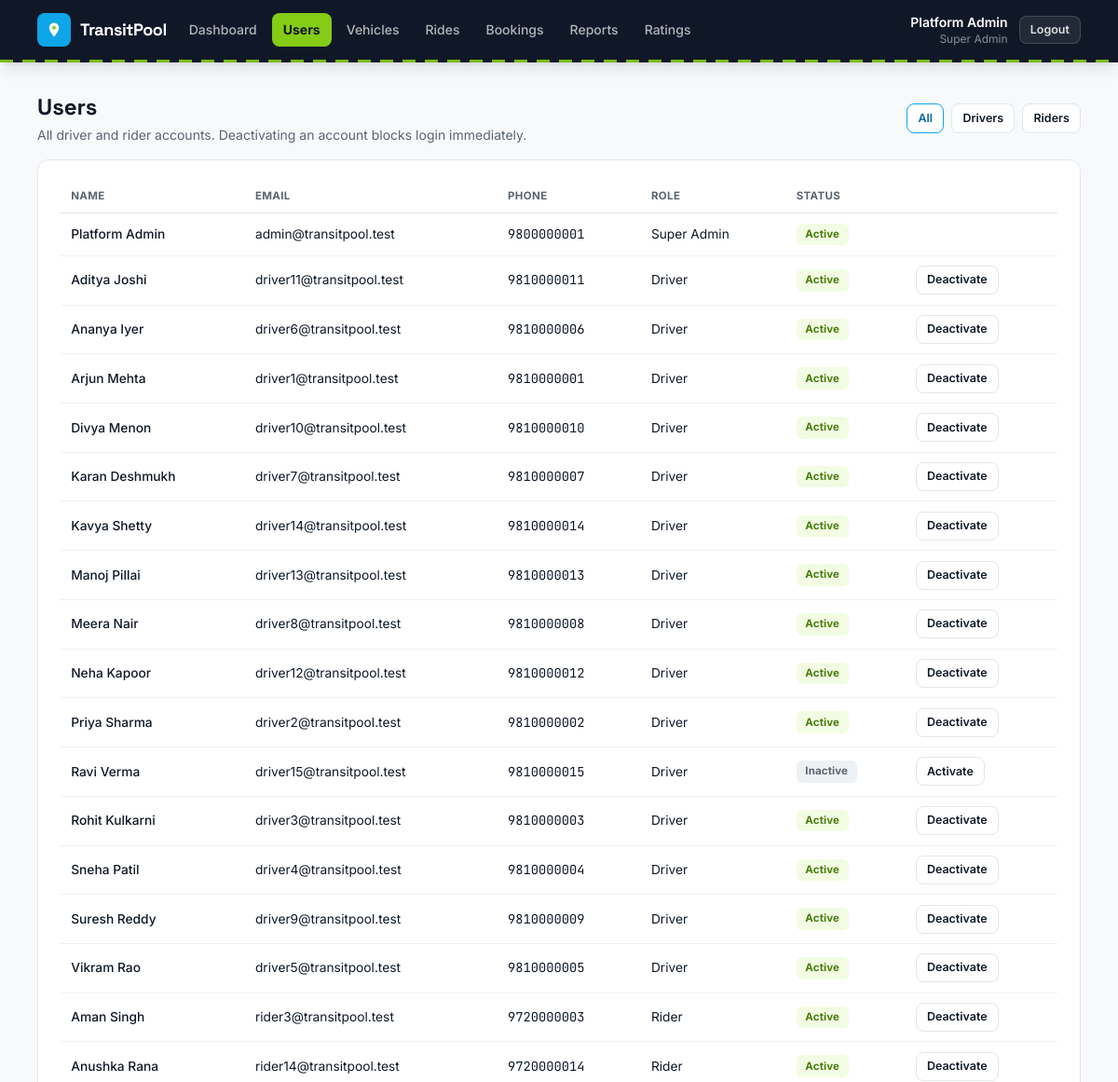
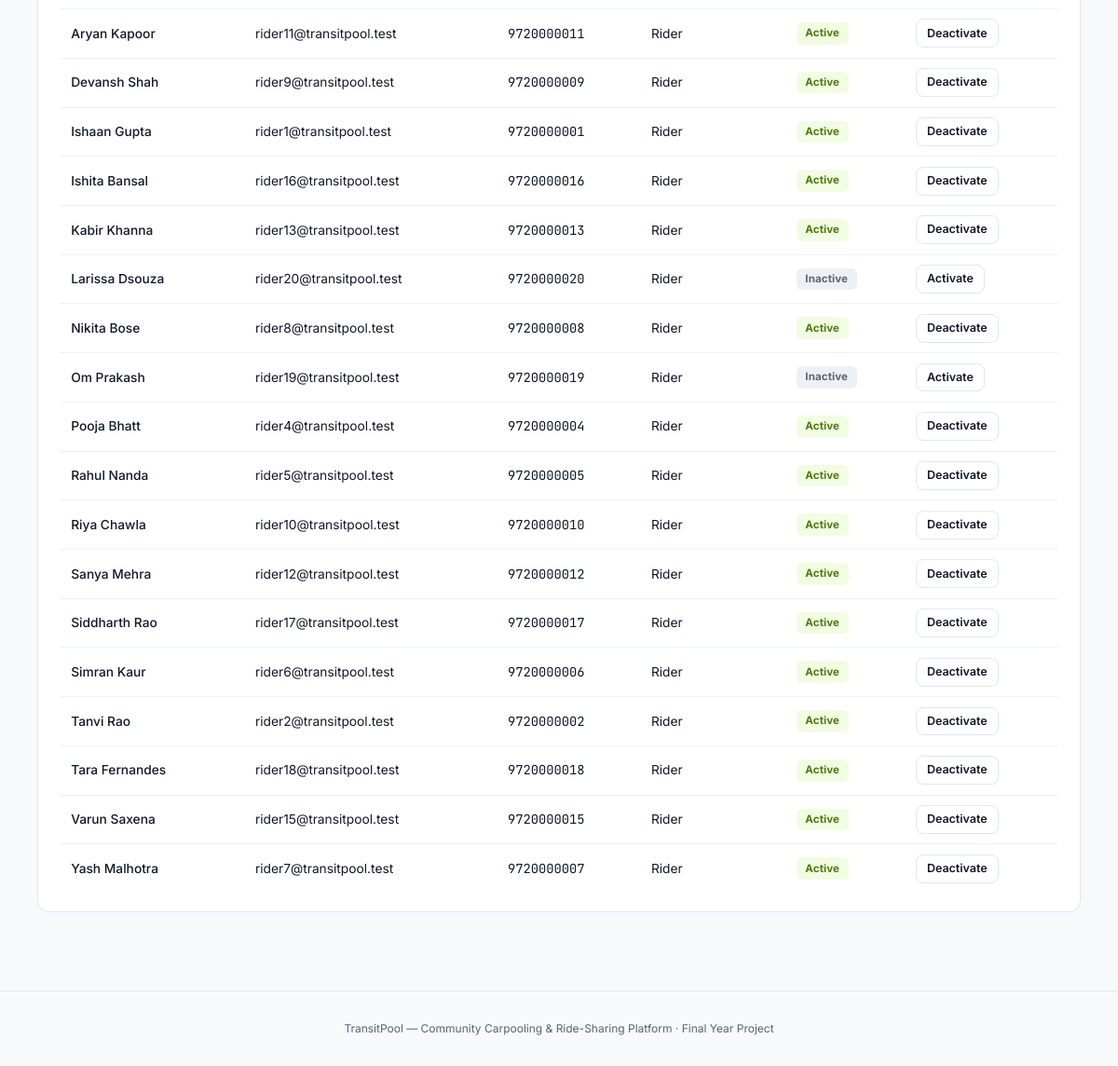
The app's page /index.php?route=admin/users (signed in) with its own data (2 pictures, top to bottom).
### tables this page shows
CREATE TABLE users (
    id         INT UNSIGNED AUTO_INCREMENT PRIMARY KEY,
    name       VARCHAR(120)    NOT NULL,
    email      VARCHAR(150)    NOT NULL UNIQUE,
    phone      VARCHAR(20)     NOT NULL,
    password   VARCHAR(255)    NOT NULL,
    role       ENUM('super_admin','driver','rider') NOT NULL,
    status     ENUM('active','inactive') NOT NULL DEFAULT 'active',
    created_at TIMESTAMP NOT NULL DEFAULT CURRENT_TIMESTAMP
);

### app/controllers/AdminController.php (called while the page is built, shortened)
<?php
require_once __DIR__ . '/../models/User.php';
class AdminController
{
    public function users(): void
    {
        $role = $_GET['role'] ?? '';
        $users = $role !== '' ? User::all($role) : User::all();
        require __DIR__ . '/../views/admin/users.php';
    }
}

### public/index.php (called while the page is built, shortened)
<?php
require_once __DIR__ . '/../core/helpers.php';
require_once __DIR__ . '/../app/models/User.php';
require_once __DIR__ . '/../app/controllers/AdminController.php';
$router = new Router();
$router->get('login', fn() => (new AuthController())->showLogin());
$router->post('login', fn() => (new AuthController())->login());
$router->get('register', fn() => (new AuthController())->showRegister());
$router->post('register', fn() => (new AuthController())->register());
$router->post('logout', fn() => (new AuthController())->logout());
$router->get('admin/dashboard', fn() => (new AdminController())->dashboard());
$router->get('admin/users', fn() => (new AdminController())->users());
$router->post('admin/users/status', fn() => (new AdminController())->userStatus());
$router->get('admin/vehicles', fn() => (new AdminController())->vehicles());
$router->post('admin/vehicles/status', fn() => (new AdminController())->vehicleStatus());
$router->get('admin/rides', fn() => (new AdminController())->rides());
$router->get('admin/rides/show', fn() => (new AdminController())->rideShow());
$router->post('admin/rides/cancel', fn() => (new AdminController())->rideCancel());
$router->get('admin/bookings', fn() => (new AdminController())->bookings());
$router->get('admin/ratings', fn() => (new AdminController())->ratings());
$router->get('admin/reports', fn() => (new AdminController())->reports());
$router->post('admin/reports/resolve', fn() => (new AdminController())->reportResolve());
$router->get('driver/dashboard', fn() => (new DriverController())->dashboard());
$router->get('driver/vehicles', fn() => (new DriverController())->vehicles());
$router->get('driver/vehicles/new', fn() => (new DriverController())->vehicleNew());
$router->post('driver/vehicles/store', fn() => (new DriverController())->vehicleStore());
$router->get('driver/vehicles/edit', fn() => (new DriverController())->vehicleEdit());
$router->post('driver/vehicles/update', fn() => (new DriverController())->vehicleUpdate());
$router->post('driver/vehicles/deactivate', fn() => (new DriverController())->vehicleDeactivate());
$router->post('driver/vehicles/activate', fn() => (new DriverController())->vehicleActivate());
$router->get('driver/rides', fn() => (new DriverController())->rides());
$router->get('driver/rides/new', fn() => (new DriverController())->rideNew());
$router->post('driver/rides/store', fn() => (new DriverController())->rideStore());
$router->get('driver/rides/edit', fn() => (new DriverController())->rideEdit());
$router->post('driver/rides/update', fn() => (new DriverController())->rideUpdate());
$router->post('driver/rides/cancel', fn() => (new DriverController())->rideCancel());
$router->post('driver/rides/start', fn() => (new DriverController())->rideStart());
$router->post('driver/rides/complete', fn() => (new DriverController())->rideComplete());
$router->get('driver/rides/roster', fn() => (new DriverController())->roster());
$router->get('driver/rides/rate', fn() => (new DriverController())->rateRiders());
$router->post('driver/ratings/store', fn() => (new DriverController())->rateRiderStore());
$router->get('driver/profile', fn() => (new DriverController())->profile());
$router->get('rider/dashboard', fn() => (new RiderController())->dashboard());
$router->get('rider/search', fn() => (new RiderController())->search());
$router->get('rider/rides/show', fn() => (new RiderController())->rideShow());
$router->post('rider/bookings/store', fn() => (new RiderController())->bookingStore());
$router->get('rider/bookings', fn() => (new RiderController())->bookings());
$router->post('rider/bookings/cancel', fn() => (new RiderController())->bookingCancel());
$router->get('rider/rides/rate', fn() => (new RiderController())->rateDriver());
$router->post('rider/ratings/store', fn() => (new RiderController())->rateDriverStore());
$router->get('rider/profile', fn() => (new RiderController())->profile());
$router->get('reports/new', fn() => (new ReportController())->newForm());
$router->post('reports/store', fn() => (new ReportController())->store());
$route = $_GET['route'] ?? '';
$router->dispatch($_SERVER['REQUEST_METHOD'], $route);

### core/Router.php (called while the page is built, shortened)
<?php
class Router
{
    private array $routes = ['GET' => [], 'POST' => []];
    public function get(string $route, callable $handler): void
    {
        $this->routes['GET'][$route] = $handler;
    }
    public function post(string $route, callable $handler): void
    {
        $this->routes['POST'][$route] = $handler;
    }
    public function dispatch(string $method, string $route): void
    {
        $handler = $this->routes[$method][$route] ?? null;
        try {
            $handler();
        } catch (Throwable $e) {
            error_log($e->getMessage());
            http_response_code(500);
            require __DIR__ . '/../app/views/errors/500.php';
        }
    }
}

### app/models/User.php (called while the page is built, shortened)
<?php
class User
{
    public static function all(?string $role = null): array
    {
        $pdo = Database::connect();
        if ($role !== null) {
            $stmt = $pdo->prepare('SELECT * FROM users WHERE role = ? ORDER BY name');
            $stmt->execute([$role]);
        } else {
            $stmt = $pdo->query('SELECT * FROM users ORDER BY role, name');
        }
        return $stmt->fetchAll();
    }
}

### core/helpers.php (called while the page is built, shortened)
<?php
function e(?string $value): string
{
    return htmlspecialchars($value ?? '', ENT_QUOTES, 'UTF-8');
}
function status_badge_class(string $status): string
{
    return match ($status) {
        'active', 'confirmed', 'completed', 'resolved', 'scheduled' => 'badge-lime',
        'ongoing' => 'badge-sky',
        'inactive', 'cancelled', 'dismissed' => 'badge-slate',
        'open' => 'badge-amber',
        default => 'badge-slate',
    };
}

### app/views/admin/users.php (the view, shortened to what this page needs)
<?php $pageTitle = 'Users'; require __DIR__ . '/../partials/header.php'; require __DIR__ . '/../partials/navbar.php'; ?>
<main class="max-w-6xl mx-auto px-4 py-8">
    <div class="card-head">
        <div>
            <h1 class="font-display text-2xl font-bold">Users</h1>
            <p class="text-slateink text-sm mt-1">All driver and rider accounts. Deactivating an account blocks login immediately.</p>
        </div>
        <div class="flex gap-2 text-sm">
            <a href="/index.php?route=admin/users" class="btn-secondary btn-sm <?= empty($_GET['role']) ? 'border-sky text-sky-dark' : '' ?>">All</a>
            <a href="/index.php?route=admin/users&role=driver" class="btn-secondary btn-sm <?= ($_GET['role'] ?? '') === 'driver' ? 'border-sky text-sky-dark' : '' ?>">Drivers</a>
            <a href="/index.php?route=admin/users&role=rider" class="btn-secondary btn-sm <?= ($_GET['role'] ?? '') === 'rider' ? 'border-sky text-sky-dark' : '' ?>">Riders</a>
        </div>
    </div>
    <div class="card">
        <div class="table-scroll">
            <table class="data-table">
                <thead><tr><th>Name</th><th>Email</th><th>Phone</th><th>Role</th><th>Status</th><th></th></tr></thead>
                <tbody>
                <?php foreach ($users as $u): ?>
                    <tr>
                        <td class="font-medium"><?= e($u['name']) ?></td>
                        <td><?= e($u['email']) ?></td>
                        <td class="font-mono-tab"><?= e($u['phone']) ?></td>
                        <td class="capitalize"><?= e(str_replace('_', ' ', $u['role'])) ?></td>
                        <td><span class="badge <?= status_badge_class($u['status']) ?>"><?= e(ucfirst($u['status'])) ?></span></td>
                        <td>
                            <?php if ($u['role'] !== 'super_admin'): ?>
                                <form method="POST" action="/index.php?route=admin/users/status" class="inline">
                                    <button type="submit" class="btn-secondary btn-sm">
                                        <?= $u['status'] === 'active' ? 'Deactivate' : 'Activate' ?>
                                    </button>
                                </form>
                            <?php endif; ?>
                        </td>
                    </tr>
                <?php endforeach; ?>
                </tbody>
            </table>
        </div>
    </div>
</main>
<?php require __DIR__ . '/../partials/footer.php'; ?>

### public/assets/css/style.css (style rules this page uses)
* { box-sizing: border-box; }
h1, h2, h3, h4, .font-display { font-family: 'Space Grotesk', 'Inter', sans-serif; }
.font-mono-tab { font-family: 'JetBrains Mono', monospace; font-variant-numeric: tabular-nums; }
.card { background: #fff; border: 1px solid var(--line, #E1E7EE); border-radius: 12px; padding: 1.25rem 1.5rem; margin-bottom: 1.25rem; }
.card-head { display: flex; align-items: center; justify-content: space-between; gap: 1rem; margin-bottom: 1rem; flex-wrap: wrap; }
.btn-secondary { background: #fff; color: #101828; border: 1px solid #E1E7EE; border-radius: 8px; padding: 0.55rem 1.15rem; font-weight: 600; font-size: 0.88rem; display: inline-flex; align-items: center; justify-content: center; gap: .4rem; cursor: pointer; }
.btn-sm { padding: 0.32rem 0.7rem; font-size: 0.78rem; }
.badge { display:inline-flex; align-items:center; padding: 0.2rem 0.6rem; border-radius: 6px; font-size: 0.72rem; font-weight: 700; letter-spacing: 0.01em; }
.badge-lime { background: #F2FCE3; color: #4D7C0F; }
.badge-slate { background: #EEF1F4; color: #5B6472; }
.table-scroll { overflow-x: auto; }
.data-table { width: 100%; border-collapse: collapse; font-size: 0.86rem; }
.data-table th { text-align: left; padding: 0.6rem 0.7rem; color: #5B6472; font-weight: 700; font-size: 0.72rem; text-transform: uppercase; letter-spacing: 0.03em; border-bottom: 1px solid #E1E7EE; }
.data-table td { padding: 0.65rem 0.7rem; border-bottom: 1px solid #EEF1F4; vertical-align: middle; }
.data-table tr:last-child td { border-bottom: none; }

### records on screen
users: name "Platform Admin", email "admin@transitpool.test", phone "9800000001", role "Super Admin", status "Active"
users: name "Aditya Joshi", email "driver11@transitpool.test", phone "9810000011", role "Driver", status "Active", shows "Deactivate"
users: name "Ananya Iyer", email "driver6@transitpool.test", phone "9810000006", role "Driver", status "Active", shows "Deactivate"
users: name "Arjun Mehta", email "driver1@transitpool.test", phone "9810000001", role "Driver", status "Active", shows "Deactivate"
users: name "Divya Menon", email "driver10@transitpool.test", phone "9810000010", role "Driver", status "Active", shows "Deactivate"
users: name "Karan Deshmukh", email "driver7@transitpool.test", phone "9810000007", role "Driver", status "Active", shows "Deactivate"
users: name "Kavya Shetty", email "driver14@transitpool.test", phone "9810000014", role "Driver", status "Active", shows "Deactivate"
users: name "Manoj Pillai", email "driver13@transitpool.test", phone "9810000013", role "Driver", status "Active", shows "Deactivate"
users: name "Meera Nair", email "driver8@transitpool.test", phone "9810000008", role "Driver", status "Active", shows "Deactivate"
users: name "Neha Kapoor", email "driver12@transitpool.test", phone "9810000012", role "Driver", status "Active", shows "Deactivate"
users: name "Priya Sharma", email "driver2@transitpool.test", phone "9810000002", role "Driver", status "Active", shows "Deactivate"
users: name "Ravi Verma", email "driver15@transitpool.test", phone "9810000015", role "Driver", status "Inactive", shows "Activate"
users: name "Rohit Kulkarni", email "driver3@transitpool.test", phone "9810000003", role "Driver", status "Active", shows "Deactivate"
users: name "Sneha Patil", email "driver4@transitpool.test", phone "9810000004", role "Driver", status "Active", shows "Deactivate"
users: name "Suresh Reddy", email "driver9@transitpool.test", phone "9810000009", role "Driver", status "Active", shows "Deactivate"
users: name "Vikram Rao", email "driver5@transitpool.test", phone "9810000005", role "Driver", status "Active", shows "Deactivate"
users: name "Aman Singh", email "rider3@transitpool.test", phone "9720000003", role "Rider", status "Active", shows "Deactivate"
users: name "Anushka Rana", email "rider14@transitpool.test", phone "9720000014", role "Rider", status "Active", shows "Deactivate"
users: name "Aryan Kapoor", email "rider11@transitpool.test", phone "9720000011", role "Rider", status "Active", shows "Deactivate"
users: name "Devansh Shah", email "rider9@transitpool.test", phone "9720000009", role "Rider", status "Active", shows "Deactivate"
users: name "Ishaan Gupta", email "rider1@transitpool.test", phone "9720000001", role "Rider", status "Active", shows "Deactivate"
users: name "Ishita Bansal", email "rider16@transitpool.test", phone "9720000016", role "Rider", status "Active", shows "Deactivate"
users: name "Kabir Khanna", email "rider13@transitpool.test", phone "9720000013", role "Rider", status "Active", shows "Deactivate"
users: name "Larissa Dsouza", email "rider20@transitpool.test", phone "9720000020", role "Rider", status "Inactive", shows "Activate"
users: name "Nikita Bose", email "rider8@transitpool.test", phone "9720000008", role "Rider", status "Active", shows "Deactivate"
users: name "Om Prakash", email "rider19@transitpool.test", phone "9720000019", role "Rider", status "Inactive", shows "Activate"
users: name "Pooja Bhatt", email "rider4@transitpool.test", phone "9720000004", role "Rider", status "Active", shows "Deactivate"
users: name "Rahul Nanda", email "rider5@transitpool.test", phone "9720000005", role "Rider", status "Active", shows "Deactivate"
users: name "Riya Chawla", email "rider10@transitpool.test", phone "9720000010", role "Rider", status "Active", shows "Deactivate"
users: name "Sanya Mehra", email "rider12@transitpool.test", phone "9720000012", role "Rider", status "Active", shows "Deactivate"
users: name "Siddharth Rao", email "rider17@transitpool.test", phone "9720000017", role "Rider", status "Active", shows "Deactivate"
users: name "Simran Kaur", email "rider6@transitpool.test", phone "9720000006", role "Rider", status "Active", shows "Deactivate"
users: name "Tanvi Rao", email "rider2@transitpool.test", phone "9720000002", role "Rider", status "Active", shows "Deactivate"
users: name "Tara Fernandes", email "rider18@transitpool.test", phone "9720000018", role "Rider", status "Active", shows "Deactivate"
users: name "Varun Saxena", email "rider15@transitpool.test", phone "9720000015", role "Rider", status "Active", shows "Deactivate"
users: name "Yash Malhotra", email "rider7@transitpool.test", phone "9720000007", role "Rider", status "Active", shows "Deactivate"

### other values on screen
$label "Dashboard"
$label "Users"
$label "Vehicles"
$label "Rides"
$label "Bookings"
$label "Reports"
$label "Ratings"
Auth::name() "Platform Admin"
str_replace('_', ' ', $role ?? '') "Super Admin"
